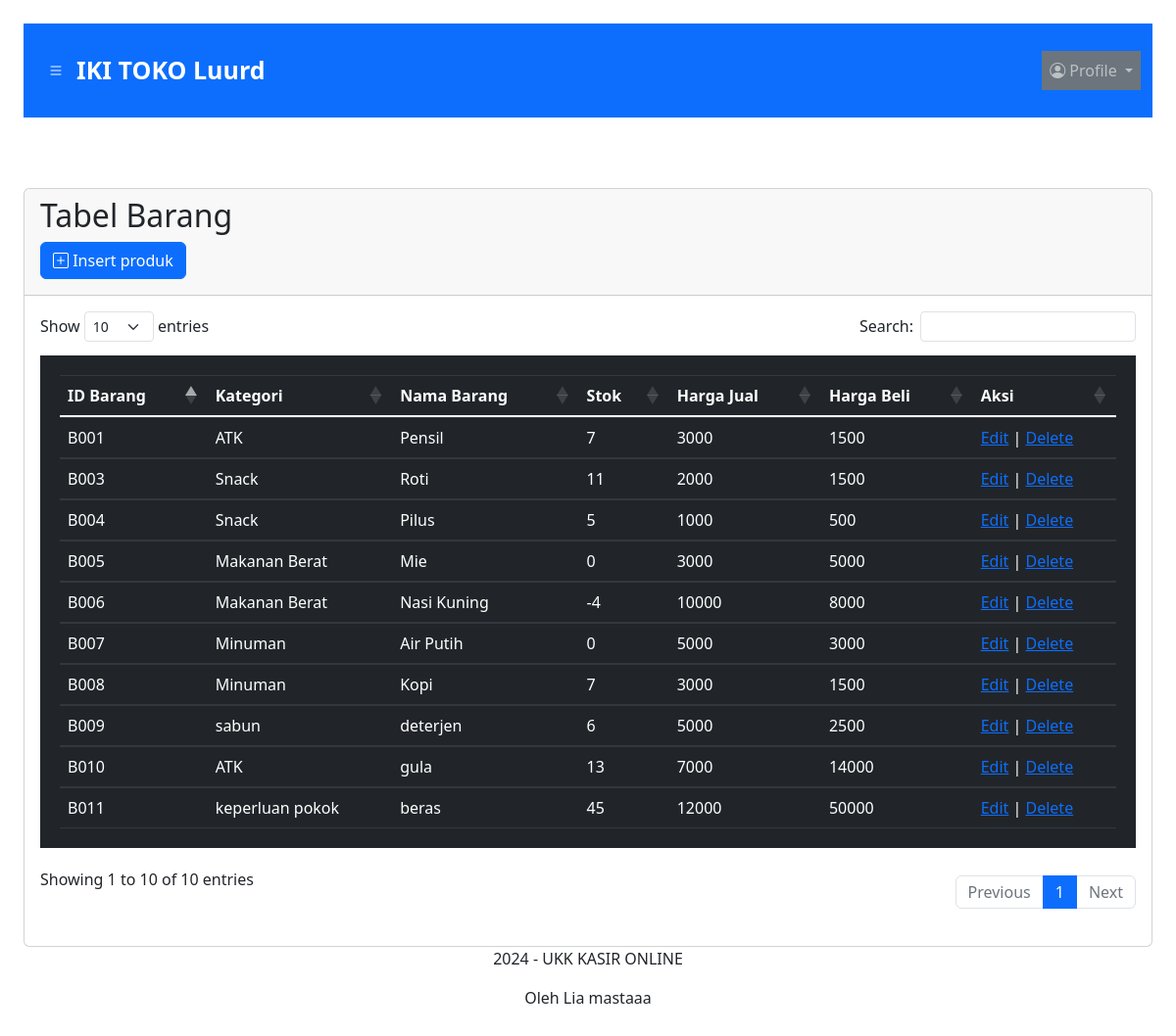
Page /index.php?page=barang (signed in) on the earlier database version.
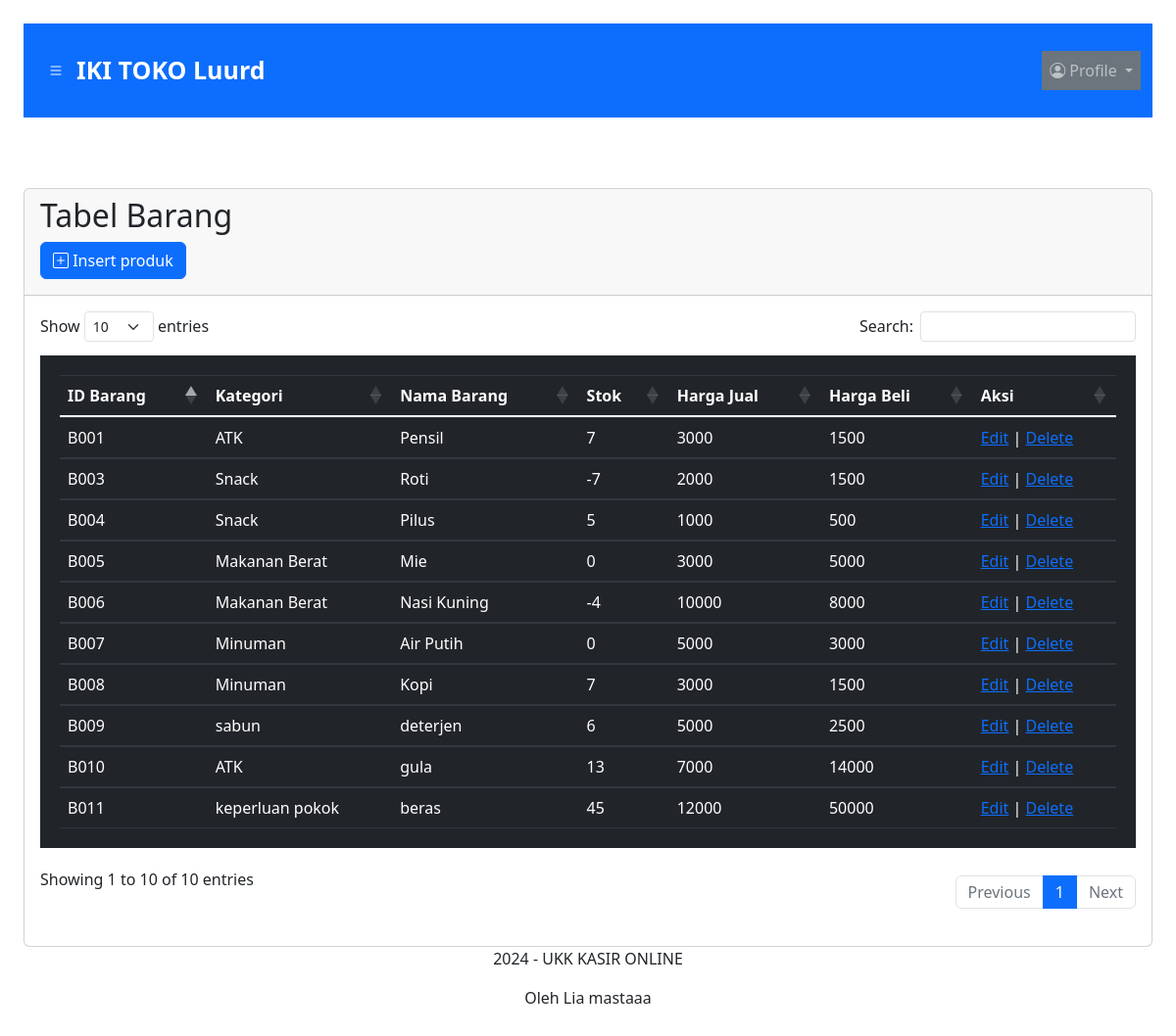
Same page on the later database version.
### tables this page shows
CREATE TABLE `produk`  (
  `id_barang` char(4) NOT NULL,
  `id_kategori` char(4) NOT NULL,
  `nama_barang` varchar(20) NOT NULL,
  `stok` int NOT NULL,
  `harga_jual` varchar(9) NOT NULL,
  `harga_beli` varchar(9) NOT NULL,
  `status_diskon` int NOT NULL,
  PRIMARY KEY (`id_barang`) USING BTREE,
  INDEX `id_kategori`(`id_kategori` ASC) USING BTREE,
  CONSTRAINT `produk_ibfk_1` FOREIGN KEY (`id_kategori`) REFERENCES `kategori` (`id_kategori`) ON DELETE NO ACTION ON UPDATE CASCADE
);

CREATE TABLE `kategori`  (
  `id_kategori` char(4) NOT NULL,
  `nama_kategori` varchar(20) NOT NULL,
  `tanggal_input` date NOT NULL,
  PRIMARY KEY (`id_kategori`) USING BTREE
);

### function.php (called while the page is built, shortened)
<?php
$conn = mysqli_connect("localhost", "root", "", "kantin_im");
function getKategori($id_kategori)
{
    global $conn;
    $query = "SELECT * FROM kategori WHERE id_kategori = '$id_kategori'";
    $result = mysqli_query($conn, $query);
    $row = mysqli_fetch_assoc($result);
    return $row;
}
?>

### pusat/barang/index.php (the view)
<div class="card mt-5">
    <div class="card-header">
        <h2>Tabel Barang</h2>
        <a class="btn btn-primary mb-2" href="index.php?page=barang/insert"><i class="bi bi-plus-square"></i>
            Insert produk</a>
    </div>
    <div class="card-body">
        <table class="table table-hover table-dark" id="example">
            <thead>
                <tr>
                    <th scope="col">ID Barang</th>
                    <th scope="col">Kategori</th>
                    <th scope="col">Nama Barang</th>
                    <th scope="col">Stok</th>
                    <th scope="col">Harga Jual</th>
                    <th scope="col">Harga Beli</th>
                    <th scope="col">Aksi</th>
                </tr>
            </thead>
            <tbody>
                <?php
                $sql = "SELECT * FROM produk";
                $result = $conn->query($sql);
                ?>
                <?php if ($result) { ?>
                    <?php while ($row = $result->fetch_assoc()) { ?>
                        <tr>
                            <td>
                                <?= $row['id_barang'] ?>
                            </td>
                            <td>
                                <?= getKategori($row['id_kategori'])['nama_kategori'] ?>
                            </td>
                            <td>
                                <?= $row['nama_barang'] ?>
                            </td>
                            <td>
                                <?= $row['stok'] ?>
                            </td>
                            <td>
                                <?= $row['harga_jual'] ?>
                            </td>
                            <td>
                                <?= $row['harga_beli'] ?>
                            </td>
                            <td>
                                <a href="index.php?page=barang/edit&id_barang=<?= $row['id_barang'] ?>">Edit</a> | <a
                                    href="index.php?page=barang/delete&id_barang=<?= $row['id_barang'] ?>"
                                    onclick="javascript:return confirm('Hapus Data Produk ?');">Delete</a>
                            </td>
                        </tr>
                    <?php } ?>
                <?php } ?>
            </tbody>
        </table>
    </div>
</div>

Differences in the rows shown:
changed produk "Roti": stok "11" → "-7"
